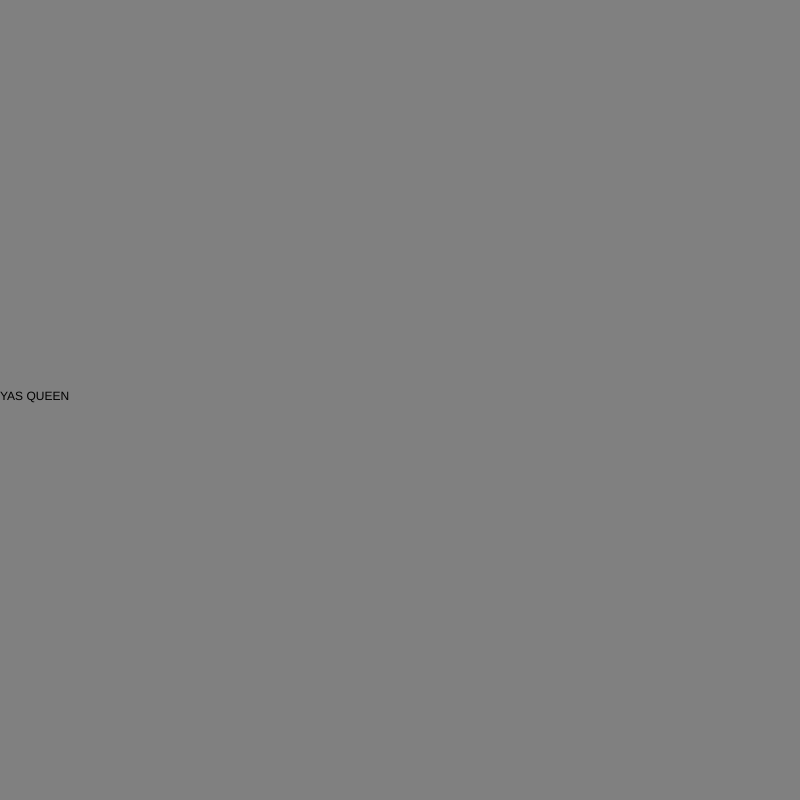
Frame 1 (no input)
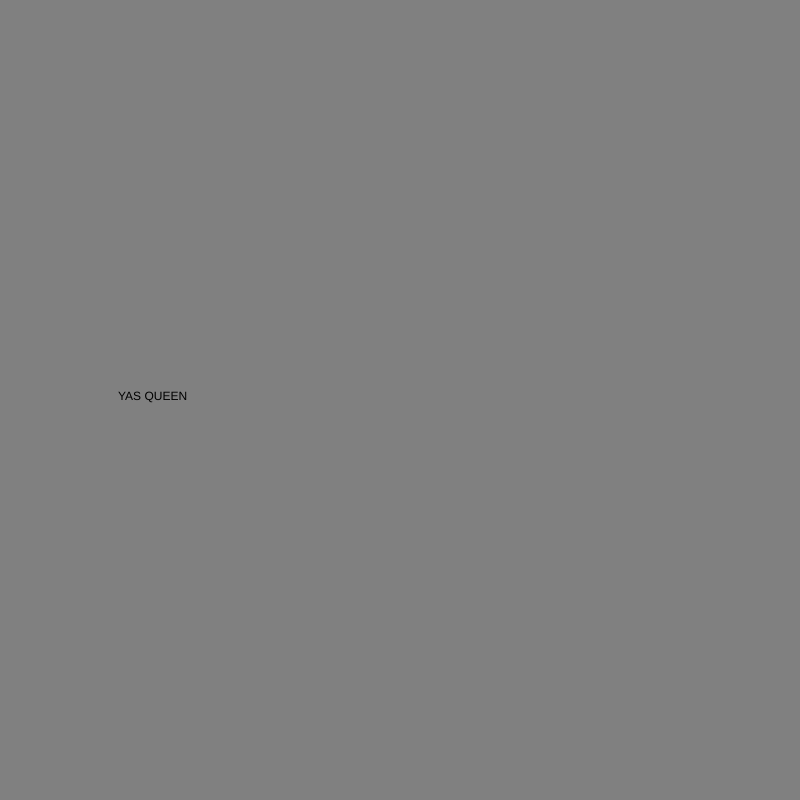
Frame 60 (no input)
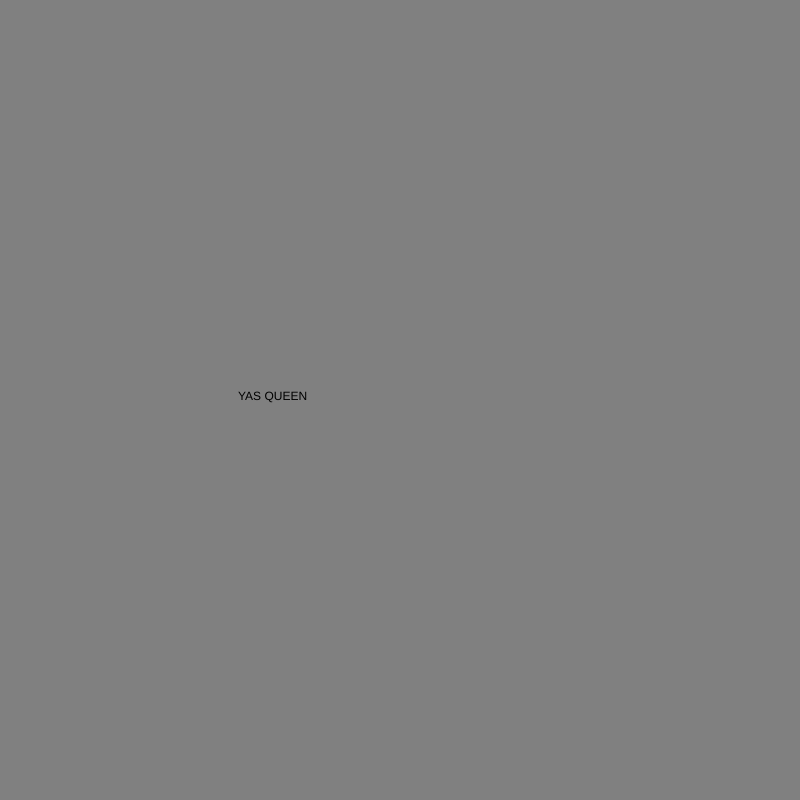
Frame 120 (the mouse pressed at the canvas centre since frame 60)

The p5.js sketch that drew these frames (run headless with seeded random() and noise() and a simulated clock; from frame 60 on, the mouse is pressed at the canvas centre):

// p5.js sketch
// ── sketch.js
var x = 0;

function setup() {
  // put setup code here
  createCanvas(800,800);
}

function draw() {
  // put drawing code here
  background('grey');
  text("YAS QUEEN", x, height/2);
  x +=2;
    if (x > 800) {
      x = 0;
    }
}
